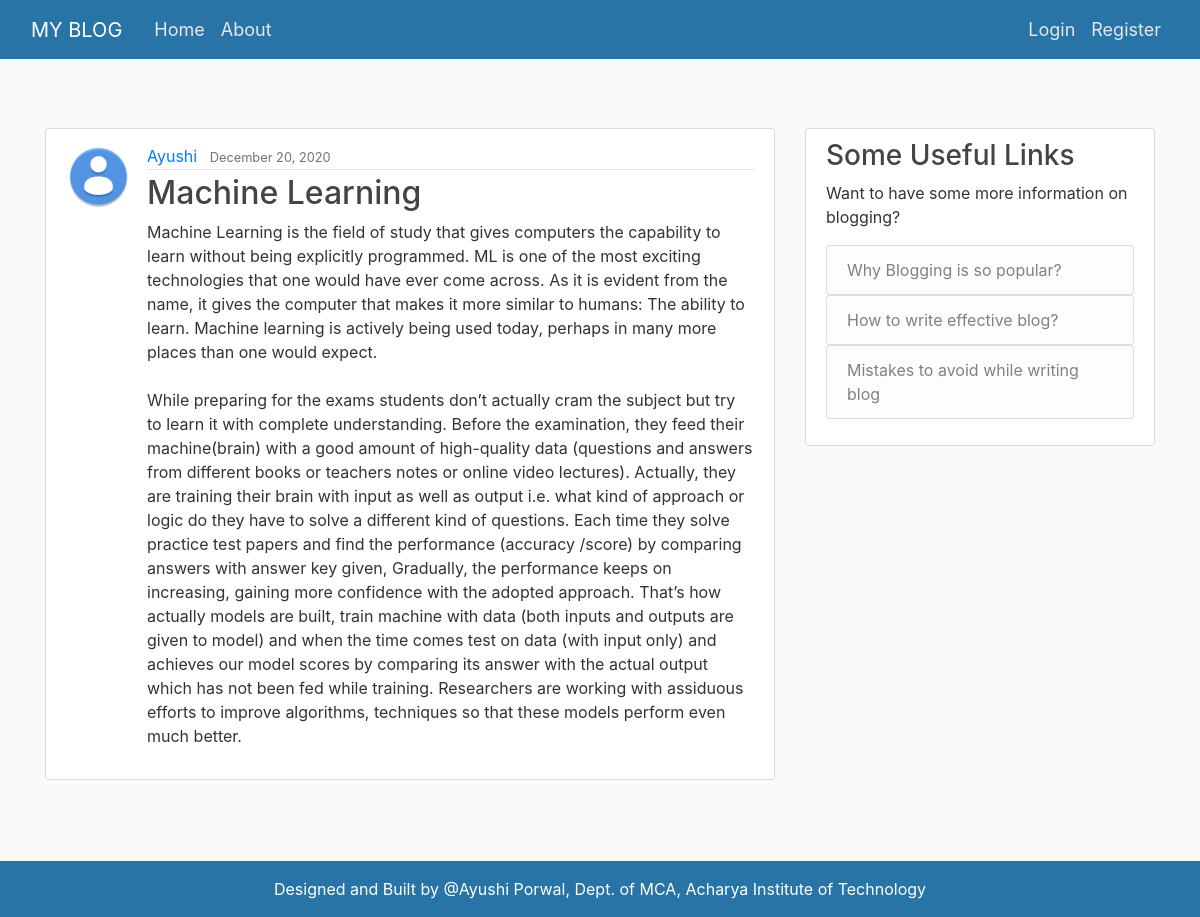
The app's page /post/17/ with its own data.
### blog/models.py (models this page shows, shortened)
class Post(models.Model):
	title = models.CharField(max_length=100)
	content = models.TextField()
	date_posted = models.DateTimeField(default=timezone.now)
	author = models.ForeignKey(User, on_delete=models.CASCADE)

### users/models.py (models this page shows, shortened)
class Profile(models.Model):
	user = models.OneToOneField(User, on_delete=models.CASCADE)
	image = models.ImageField(default='default.jpg', upload_to='profile_pics')

### blog/views.py (the view)
# urls.py: path('post/<int:pk>/', PostDetailView.as_view(), name='post-detail'),
class PostDetailView(DetailView):
	model = Post

### blog/templates/blog/post_detail.html (shortened to what this page needs)
{% extends "blog/base.html" %}
{% block content %}
<main role="main" class="container">
	  <div class="row">
	    <div class="col-md-8">
	      <article class="media content-section">
		<img class="rounded-circle article-img" src="{{ object.author.profile.image.url }}">
	  	<div class="media-body">
		    <div class="article-metadata">
		      <a class="mr-2" href="{% url 'user-posts' object.author.username %}">{{ object.author }}</a>
		      <small class="text-muted">{{ object.date_posted|date:"F d, Y" }}</small>
		    </div>
		    <h2 class="article-title">{{ object.title }}</h2>
		    <p class="article-content">{{ object.content }}</p>
	  	</div>
	</article>
	    </div>
	     <div class="col-md-4">
	      <div class="content-section">
	        <h3>Some Useful Links</h3>
	        <p>Want to have some more information on blogging?
	          <ul class="list-group">
	            <a href="{% url 'why-blogging' %}"><li class="list-group-item list-group-item-light">Why Blogging is so popular?</li></a>
	            <a href="{% url 'effective-blog' %}"><li class="list-group-item list-group-item-light">How to write effective blog?</li></a>
	            <a href="{% url 'avoid-mistakes' %}"><li class="list-group-item list-group-item-light">Mistakes to avoid while writing blog</li></a>
	        </p>
	      </div>
	    </div>
	  </div>
	</main>
{% endblock content %}

### blog/static/blog/main.css (style rules this page uses)
body { background: #fafafa; color: #333333; margin-top: 5rem; }
h1, h2, h3, h4, h5, h6 { color: #444444; }
ul { margin: 0; }
main { min-height: calc(100vh - 59px - 56px); }
.content-section { background: #ffffff; padding: 10px 20px; border: 1px solid #dddddd; border-radius: 3px; margin-bottom: 20px; }
article { padding-top: 20px; padding-bottom: 20px; }
.media { padding-top: 15px; padding-bottom: 15px; }
.article-title { color: #444444; }
.article-content { white-space: pre-line; }
.article-img { height: 65px; width: 65px; margin-right: 16px; }
.article-metadata { padding-bottom: 1px; margin-bottom: 4px; border-bottom: 1px solid #e3e3e3 }

### records on screen
Post: author.profile.image (placeholder picture), author "Ayushi", date_posted "December 20, 2020", title "Machine Learning", content "Machine Learning is the field of study that gives computers the capability to learn without being explicitly programmed. ML is one of the most exciting technologies that one would have ever come across. As it is evident from the name, it gives the computer that makes it more similar to humans: The ability to learn. Machine learning is actively being used today, perhaps in many more places than one would expect. While preparing for the exams students don’t actually cram the subject but try to learn it with complete understanding. Before the examination, they feed their machine(brain) with a good amount of high-quality data (questions and answers from different books or teachers notes or…"
